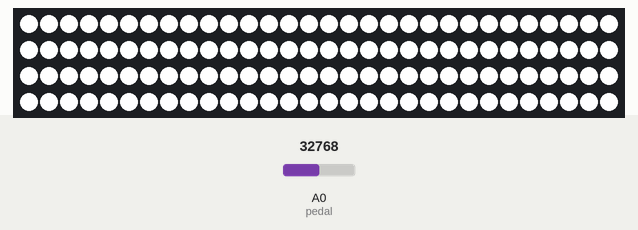
The program below on a simulated Circuit Playground running CircuitPython. Shown: 120 RGB LEDs in strip order, left to right, continuing on the next row. The inputs (shaded band) are chosen by the test bench; at power-on: A0 (pedal) = 32768 (analog values on the 0–65535 scale). What the program prints to the serial console is not drawn.

Above: at 0.1 s.

The program:

pedal_code.py
```python
"""Accelerator pedal firmware -- Seeed XIAO RP2040, CircuitPython.

Reads the pedal potentiometer on A0 and streams normalised position (0.0 =
released, 1.0 = floored) over USB serial as plain ASCII, one line per sample:

    0.000\n
    0.734\n
    ...

Deliberately NOT the wheel hub's framed multi-channel protocol (SOF/CRC8/
channel routing) -- that exists to multiplex Nextion + LED + button traffic
over one link. This is a single scalar value on its own dedicated USB CDC
port, so a plain newline-delimited stream is simpler and easier to debug
(readable directly from a serial terminal) with nothing to gain from framing.

ethon_drive.py on the Jetson reads this directly (see drive/pedal.py) -- there
is no intermediate bridge process. Low latency matters here: this is a
throttle input.

Wiring: pedal potentiometer wiper -> A0, outer legs -> 3V3 and GND. A0 is
XIAO RP2040's GPIO26 (ADC0) -- NOT GPIO18, which is a plain digital pin and
cannot read an analog voltage on this board. Only A0/A1/A2 (GPIO26/27/28)
have ADC on the XIAO RP2040.

If the pedal reads backwards (1.0 at rest, 0.0 floored), swap PEDAL_MIN and
PEDAL_MAX below rather than rewiring.

This board also drives a static white NeoPixel strip -- see the block below.
That is a deliberate afterthought bolted onto the throttle board, so it is
written to be incapable of affecting the throttle: see the notes there.

NOTE: this file is the repo mirror. The LIVE copy is /mnt/pedal/code.py on the
CIRCUITPY mount, which auto-reloads on write. Sync live -> repo before editing
and deploy repo -> live afterwards, same convention as pico/code.py.
"""

import time

import analogio
import board

# ── calibration -- MEASURED 2026-08-17 on the actual pedal ─────────────────
# Raw analogio.AnalogIn.value is 16-bit (0-65535) regardless of the RP2040's
# native 12-bit ADC resolution; CircuitPython scales it up internally.
# Pedal's real electrical range is 0.26-1.0 of full scale, not 0.0-1.0 --
# the potentiometer's mechanical travel doesn't sweep its full resistance.
PEDAL_MIN = 17089        # raw reading at fully RELEASED (0.26 * 65535)
PEDAL_MAX = 65535        # raw reading at fully FLOORED  (1.00 * 65535)
DEADBAND_LOW = 0.02      # normalised position below this reports as exactly 0.0
                          # -- pots don't rest at a perfectly repeatable raw
                          # value, and a throttle that reads 0.01 at rest would
                          # creep the car. Zero must mean zero.

SAMPLE_HZ = 100.0
SMOOTH_ALPHA = 0.08      # exponential smoothing -- raw ADC is noisy enough
                          # that an unsmoothed throttle feels twitchy.
                          # Started at 0.3; raised to 0.08 (heavier filtering)
                          # 2026-08-18 after real-world testing showed
                          # noise-driven jitter reaching the drive motors as
                          # rapid accel/regen alternation. Trades a little
                          # response lag for a controllable throttle.

# ── NeoPixel strip -- static white ────────────────────────────────────────
# Data line is on the pad silkscreened D6, which is GPIO0 on the XIAO RP2040.
# board.D6 is the right name for it; do NOT "fix" this to board.D4, which is
# the pad carrying GPIO6 -- the two are on opposite edges of the board and
# only one of them has the strip soldered to it.
#
# D6 doubles as the default UART TX pad. Nothing here opens a UART (the REPL
# and the pedal stream both run over USB CDC), so the pin is free.
#
# The strip runs from its own 5V supply. That supply's ground MUST be bonded
# to the XIAO's ground or the data line has no reference and the strip will
# either stay dark or show garbage. The RP2040 drives 3.3V data into a 5V
# WS2812, which is out of spec but works reliably when the first pixel is
# close to the board -- if the first pixel misbehaves and the rest are fine,
# that is the symptom, and the fix is a level shifter, not this code.
#
# WHY THIS IS SAFE ON A THROTTLE BOARD, and the rule for anyone editing:
# the colour is constant, so the strip is written exactly ONCE at startup and
# never touched again. neopixel_write() disables interrupts for roughly 30 us
# per pixel while it bit-bangs the protocol; doing that inside the 100 Hz
# sample loop would inject jitter straight into the throttle signal. Keep the
# write out of the loop. If a future change needs animation, drive it from a
# second board rather than this one.
PIXEL_PIN = board.D6           # silkscreen D6 == GPIO0
NUM_PIXELS = 120               # SET TO YOUR STRIP LENGTH. Over-stating this is
                               # harmless (surplus bits fall off the end of a
                               # shorter strip); under-stating it leaves the
                               # tail dark. Doubled 60 -> 120 on 2026-08-18.
PIXEL_BRIGHTNESS = 1.0         # full white is ~60 mA per pixel: 120 px = ~7.2 A
                               # at 5V. Lower this if the supply sags -- the
                               # symptom is the far end of the strip drifting
                               # yellow/orange as the injected 5V droops.
PIXEL_COLOUR = (255, 255, 255)


def _init_pixels():
    """Light the strip white. Never raises.

    A lighting fault must not be able to take the throttle offline, so every
    failure mode here -- missing library, wrong pin, no memory -- is swallowed
    and reported as a comment line. drive/pedal.py parses each line with
    float() inside `except ValueError`, so a non-numeric line is skipped
    rather than misread as a pedal position.
    """
    try:
        import neopixel

        strip = neopixel.NeoPixel(
            PIXEL_PIN, NUM_PIXELS,
            brightness=PIXEL_BRIGHTNESS, auto_write=False)
        strip.fill(PIXEL_COLOUR)
        strip.show()
        return strip
    except Exception as exc:            # noqa: BLE001 -- deliberate catch-all
        print("# neopixel init failed, throttle unaffected: %s" % exc)
        return None


def _clamp01(x):
    return 0.0 if x < 0.0 else 1.0 if x > 1.0 else x


# Held only so CircuitPython's garbage collector cannot reclaim the object and
# release the pin out from under the strip.
_pixels = _init_pixels()

pedal = analogio.AnalogIn(board.A0)
smoothed = 0.0
period = 1.0 / SAMPLE_HZ

while True:
    t0 = time.monotonic()

    raw = pedal.value
    frac = _clamp01((raw - PEDAL_MIN) / (PEDAL_MAX - PEDAL_MIN))
    if frac < DEADBAND_LOW:
        frac = 0.0

    smoothed += SMOOTH_ALPHA * (frac - smoothed)

    print("%.3f" % smoothed)

    dt = time.monotonic() - t0
    if dt < period:
        time.sleep(period - dt)
```
